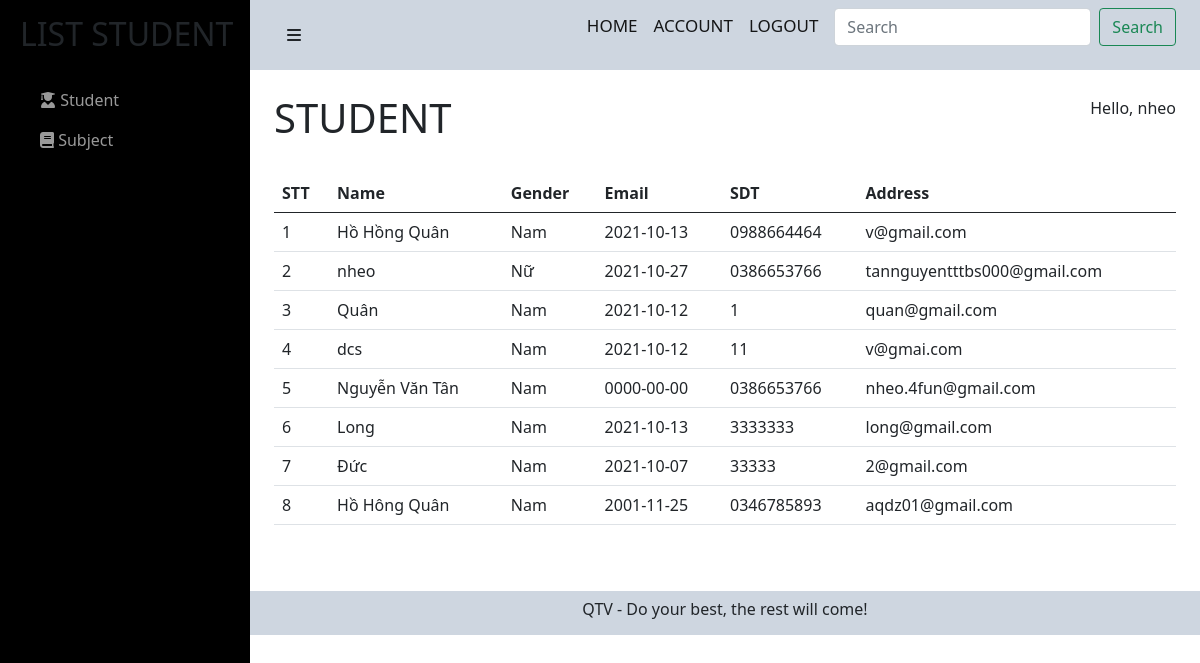
The app's page /admin/student/student.php (signed in), older data.
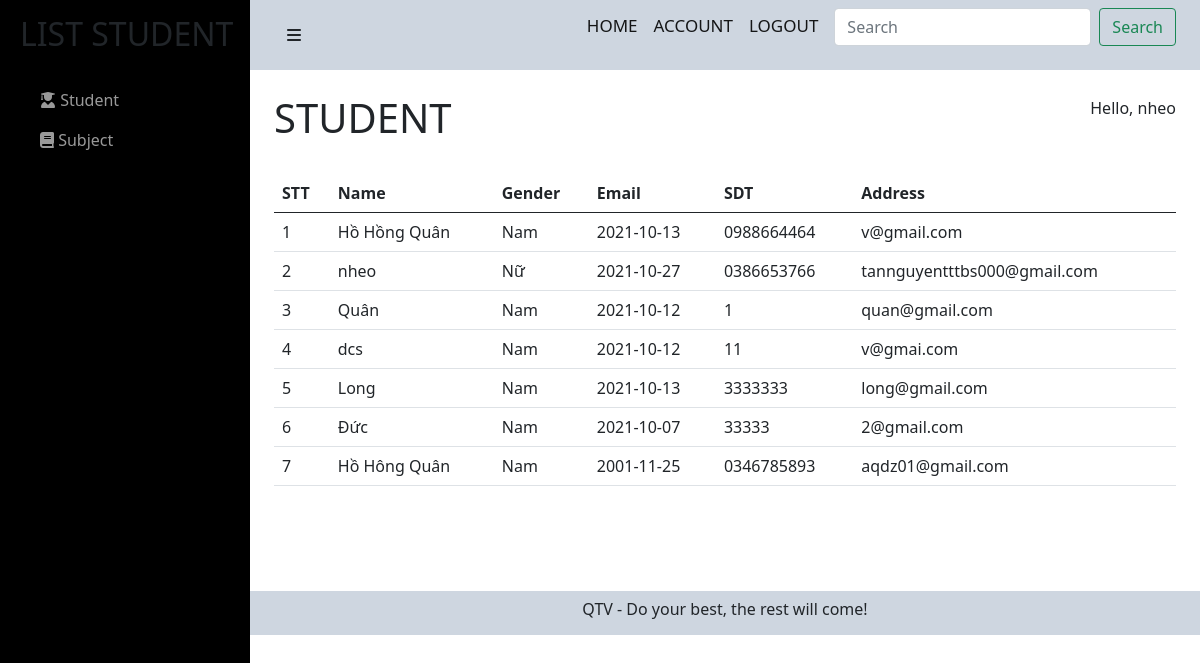
The same page, newer data.
### tables this page shows
CREATE TABLE `users` (
  `user_id` int(11) NOT NULL,
  `user_name` varchar(255) NOT NULL,
  `user_avatar` varchar(255) DEFAULT NULL,
  `user_gioitinh` tinyint(4) NOT NULL,
  `user_birthday` date NOT NULL,
  `user_phone` varchar(255) NOT NULL,
  `user_email` varchar(255) NOT NULL,
  `user_pass` varchar(255) NOT NULL,
  `user_level` int(11) NOT NULL,
  `status` tinyint(4) NOT NULL,
  `code` varchar(255) NOT NULL,
  `code_forgot` varchar(255) NOT NULL
);

### admin/student/student.php (the view, shortened to what this page needs)
<?php include('../../config/config.php');
?>
<link href="https://cdn.jsdelivr.net/npm/bootstrap@5.0.2/dist/css/bootstrap.min.css" rel="stylesheet">
<link rel="stylesheet" href="https://cdnjs.cloudflare.com/ajax/libs/font-awesome/6.0.0-beta2/css/all.min.css" />
<link rel="stylesheet" href="../../css/teacher-admin.css">
<div id="wrapper">
    <div id="sidebar-wrapper">
        <ul class="sidebar-nav">
        <li class="sidebar-brand">
                <h2>LIST STUDENT</h2>
            </li>
            <li>
                <a href="student.php"><i class="fas fa-user-graduate"></i>  Student</a>
            </li>
            <li>
                <a href="subject.php"><i class="fas fa-book"></i> Subject</a>
            </li>
        </ul>
    </div>
    <div id="page-content-wrapper">
        <div class="container-fluid">
            <div class="row">
                <div class="col-lg-12">
                    <nav class="navbar navbar-light">
                        <div class="container-fluid">
                            <a href="#menu-toggle" class="btn btn-default" id="menu-toggle"><i class="fas fa-bars"></i></a>
                            <form class="d-flex">
                                <a href="" class="navbar-brand">HOME</a>
                                <a href="./myprofile.php" class="navbar-brand">ACCOUNT</a>
                                <a href="../../login/logout.php" class="navbar-brand">LOGOUT</a>
                                <input class="form-control me-2" type="search" placeholder="Search" aria-label="Search">
                                <button class="btn btn-outline-success" type="submit">Search</button>
                            </form>
                        </div>
                    </nav>
                    <div class="container">
                        <br>
                        <div class="header-page">
                        <h1 class="page-title">STUDENT</h1>
                            <?php
                            if(isset($_SESSION['display-username']))
                            {
                                        echo $_SESSION['display-username'];
                            }
                            ?>
                            </div>
                        <br>
                        <table class="table">
                            <thead>
                                <tr>
                                    <th scope="col">STT</th>
                                    <th scope="col">Name</th>
                                    <th scope="col">Gender</th>
                                    <th scope="col">Email</th>
                                    <th scope="col">SDT</th>
                                    <th scope="col">Address</th>
                                </tr>
                            </thead>
                            <tbody>
                                <?php
                                $sql = "SELECT * from users where user_level = 0";
                                $res = mysqli_query($conn, $sql);
                                $sn = 1;
                                if ($res == true) {
                                    while ($row = mysqli_fetch_assoc($res)) {
                                        $user_gioitinh = $row['user_gioitinh'];
                                ?>
                                        <tr>
                                            <td><?php echo $sn++ ?></td>
                                            <td><?php echo $row['user_name']; ?></td>
                                            <td>
                                                <?php if ($user_gioitinh == 1) {
                                                    echo 'Nam';
                                                }
                                                if ($user_gioitinh == 0) {
                                                    echo 'Nữ';
                                                }
                                                ?>
                                            </td>
                                            <td><?php echo $row['user_birthday']; ?></td>
                                            <td><?php echo $row['user_phone']; ?></td>
                                            <td><?php echo $row['user_email']; ?></td>
                                        </tr>
                                <?php
                                    }
                                }
                                ?>
                            </tbody>
                        </table>
                    </div>
                </div>
            </div>
        </div>
        <footer>
            <p class="ftr text-center">
                QTV - Do your best, the rest will come!
            </p>
        </footer>
    </div>
</div>

Row changes from the older to the newer data that the page shows:
no longer on this page (row edited): users: user_name "Nguyễn Văn Tân", user_gioitinh "Nam", user_birthday "0000-00-00", user_phone "0386653766", user_email "nheo.4fun@gmail.com"
